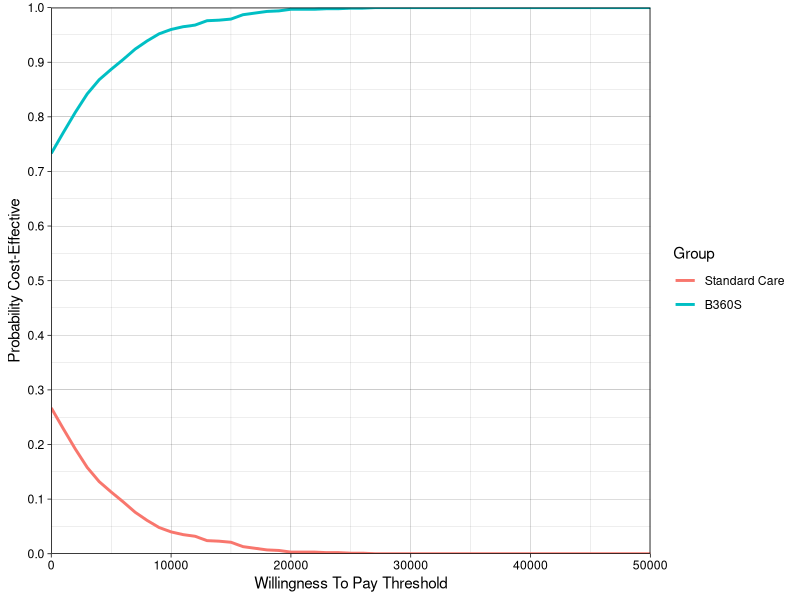

The R script that drew this image:
###############################################
# TITLE: CEAC plotting
### This script is for plotting the cost-effectiveness acceptability curve (CEAC)
### inputs: outputs/psa_outputs.csv
### outputs: plot.ceac.all.png & outputs/CEAC.long.csv

### Clear environment
rm(list=ls())

## Load required packages
library(ggplot2)
library(data.table)

## load the PSA outputs
psa.outputs.dt <- read.csv("outputs/psa_outputs.csv")
psa.outputs.dt <- as.data.table(psa.outputs.dt)



options(scipen=10000)

# Generate CEAC table
WTP.values <- seq(from = 0, to = 50000, by = 1000) ## use the seq() function to get a vector of specified numeric values

CEAC <- data.frame(WTP = WTP.values, 
                   `no intervention`= rep(as.numeric(NA),length(WTP.values)),
                   intervention= rep(as.numeric(NA),length(WTP.values)))


pCE.3b <-function(WTP, psa.outputs.dt) {
  ## a function that estimates the probability of the new intervention
  # being cost-effective 
  # OUTPUTS: A numeric value specifying the probability of cost-effectiveness 
  
  need <- c("standard_qol","intervention_qol","standard_costs","intervention_costs")
  if (!all(need %in% names(psa.outputs.dt))) stop("CEAC: missing columns: ", paste(setdiff(need, names(psa.outputs.dt)), collapse=", "))
  
  
  nmb <- ((psa.outputs.dt[,c("standard_qol",
                             "intervention_qol")])*WTP) - 
    (psa.outputs.dt[,c("standard_costs",
                       "intervention_costs")] )
  
  max.nmb <- apply(nmb, 1, max) # selecting max value indication by row within nmb
  
  ## creating an indication of TRUE/FALSE as to whether each treatment column == that max value:
  CE <- nmb[1:nrow(psa.outputs.dt),] == max.nmb[1:nrow(psa.outputs.dt)] 
  probCE<- apply(CE, 2, mean) ## averaging over TRUE (=1) and FALE (=0) for each column
  
  return(probCE)
  
}


pb = txtProgressBar(min = 0, max = length(WTP.values), initial = 0, style = 3)

for (i in 1:length(WTP.values)) {
  setTxtProgressBar(pb,i)
  CEAC[i,"WTP"] <- WTP.values[i]
  CEAC[i,2:3]<- pCE.3b(WTP.values[i], psa.outputs.dt)
  
}


# Look at the results
head(CEAC)  
tail(CEAC)
CEAC <- as.data.table(CEAC)
CEAC.long <- melt(CEAC, id.vars = c("WTP"))
colnames(CEAC.long) <- c("WTP", "group", "pCE")
head(CEAC.long)

write.csv(CEAC.long, file="outputs/CEAC.long.csv")
#CEAC.long <- read.csv("outputs/CEAC.long.csv")

CEAC.long$Group<-CEAC.long$group


plot.ceac.all <- function(results){
  ## FUNCTION: Cost-effectiveness acceptability curve (CEAC) for multiple comparators
  ## INPUTS: a results data frame that has the columns "WTP", "group" & "pCE"
  ## OUTPUT: CEAC curve where the color of the CEAC differs for each comparator
  
  xlabel = "Willingness To Pay Threshold"
  ylabel = "Probability Cost-Effective"
  
  plot = ggplot(results) + 
    geom_line(aes(x=WTP, y=pCE, color=Group), size=1) + 
    labs(x = xlabel, y = ylabel) + 
    scale_color_discrete(labels = c("no.intervention" = "Standard Care", 
                                    "intervention" = "B360S"))+
    theme_classic() +
    theme(
      legend.title = element_blank(),
      axis.title = element_text(face="bold", size = 25), # Increase axis title font size
      axis.text.x = element_text(size = 25), # Increase x-axis text font size
      axis.text.y = element_text(size = 25), # Increase y-axis text font size
      axis.title.x = element_text(margin = margin(t = 7, r = 0, b = 3, l = 0)), 
      axis.title.y = element_text(margin = margin(t = 0, r = 7, b = 0, l = 3)), 
      panel.grid.major = element_blank(), 
      panel.grid.minor = element_blank(), 
      legend.key.width = unit(1.8, "line"),
      text = element_text(size = 14) # Adjust other text elements if necessary
    ) + 
    scale_x_continuous(expand = c(0, 0.1)) + 
    scale_y_continuous(limits = c(0,1), breaks = seq(0,1,0.1), expand = c(0, 0)) + 
    theme_linedraw()
  
  return(plot)
  
}

plot.ceac.all(CEAC.long)
ggsave("outputs/plot.ceac.all.png", width = 120, height = 100, units='mm',dpi=1000)
